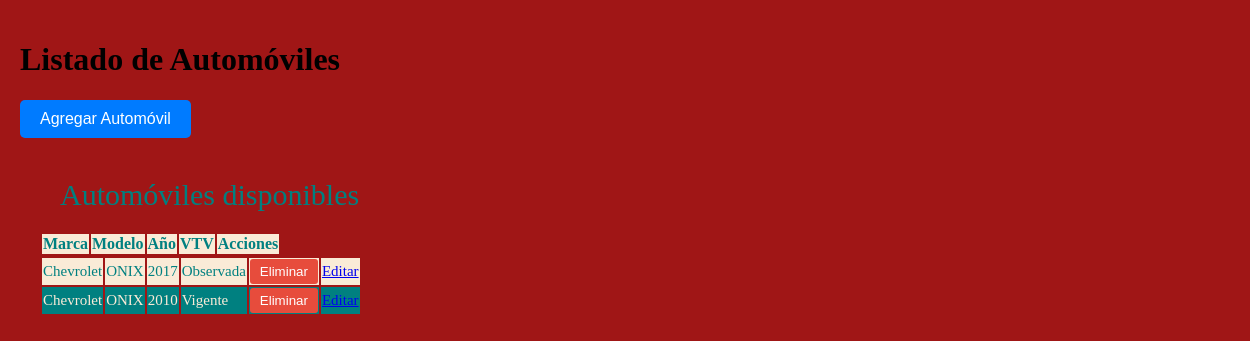
Page /operacion/automoviles/ on the committed database.
### operacion/models.py (models this page shows, shortened)
class VtvEstado(models.Model):
    estado = models.CharField(max_length=50)
    def __str__(self):
        return f"{self.estado}"
    class Meta:
        verbose_name_plural = "VTV estado"

class Automovil(models.Model):
    marca = models.CharField(max_length=50)
    modelo = models.CharField(max_length=50)
    anio = models.PositiveIntegerField()
    color = models.CharField(max_length=30)
    kilometraje = models.PositiveIntegerField()
    numero_chasis = models.CharField(max_length=30, unique=True)
    numero_motor = models.CharField(max_length=30, unique=True)
    patente = models.CharField(max_length=10, unique=True)
    vtv = models.ForeignKey(VtvEstado, on_delete=models.RESTRICT)
    visibilidad = models.BooleanField(default=True)  # Campo de visibilidad para ocultar automóviles eliminados
    class Meta:
        verbose_name_plural = "Automóviles"

### operacion/views.py (the view)
# urls.py: path('automoviles/', menu_automoviles,name='listado_automoviles'),
def menu_automoviles(request):
    autos = Automovil.objects.filter(visibilidad=True)  # Filtra los autos visibles
    autos_data = [
        {
            'id': auto.id,
            'marca': auto.marca,
            'modelo': auto.modelo,
            'anio': auto.anio,
            'color': auto.color,
            'km': auto.kilometraje,
            'ncha': auto.numero_chasis,
            'nmot': auto.numero_motor,
            'pat': auto.patente,
            'vtv': auto.vtv,
        }
        for auto in autos
    ]
    return render(request, 'automoviles.html', {'autos': autos_data})

### operacion/templates/automoviles.html (shortened to what this page needs)
{% load static %}
<!DOCTYPE html>
<html lang="en">
<head>
    <link rel="stylesheet" type="text/css" href="{% static 'style.css' %}">
</head>
<body class="app">
    <h1>Listado de Automóviles</h1>
    <form action="{% url 'alta_automovil' %}" method="get">
        <button type="submit" class="add-btn">Agregar Automóvil</button>
    </form>
    <table>
        <caption>Automóviles disponibles</caption>
        <thead>
            <tr>
                <th scope="col">Marca</th>
                <th scope="col">Modelo</th>
                <th scope="col">Año</th>
                <th scope="col">VTV</th>
                <th scope="col">Acciones</th>
            </tr>
        </thead>
        <tbody>
            {% for auto in autos %}
            <tr>
                <td>{{ auto.marca }}</td>
                <td>{{ auto.modelo }}</td>
                <td>{{ auto.anio }}</td>
                <td>{{ auto.vtv }}</td>
                <td>
                    {% if auto.id %}
                    <form method="post" action="{% url 'eliminar_automovil' auto.id %}">
                        <button type="submit" class="delete-btn">Eliminar</button>
                    </form>
                    {% else %}
                    <p>ID no válido</p>
                    {% endif %}
                </td>
                <td> <a href="{% url 'editar_automovil' auto.id %}">Editar</a></td>
            </tr>
            {% endfor %}
        </tbody>
    </table>
</body>
</html>

### operacion/static/style.css (style rules this page uses)
.app { width: 100vw; background-color: #a01616; margin: 0; padding: 20px; }
.delete-btn { background-color: #e74c3c; color: white; border: none; padding: 5px 10px; cursor: pointer; border-radius: 3px; }
.add-btn { display: inline-block; padding: 10px 20px; background-color: #007bff; color: white; text-decoration: none; border-radius: 5px; font-size: 16px; border: none; cursor: pointer; transition: background-color 0.3s ease; }

### rows in the picture
VtvEstado: marca "Chevrolet", modelo "ONIX", anio "2017", vtv "Observada"
VtvEstado: marca "Chevrolet", modelo "ONIX", anio "2010", vtv "Vigente"
